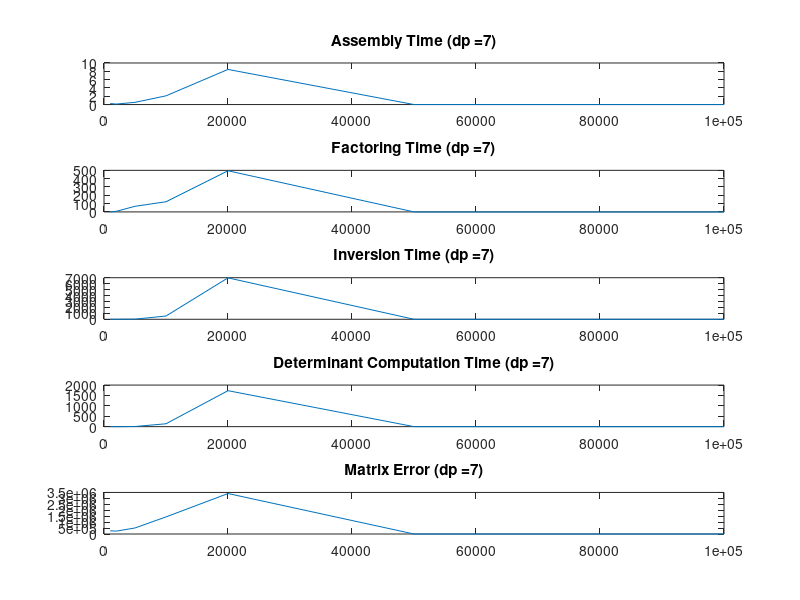
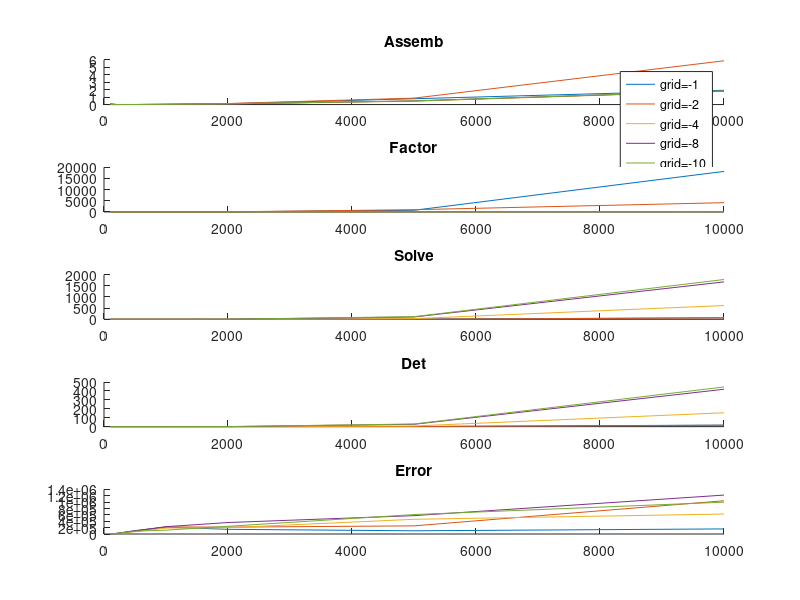

These figures' MATLAB source, in order:
% First code to be used to visualize the trends for the base "general" file
% with no grid to it.

load tstore_general_d10.mat;

figure(1)
for i = 1:length(vars)
      subplot(length(vars),1,i);
      plot(n,table(:,i));
      t = strcat(vars(i),' (dp = ', num2str(length(n)),')');
      title(t);
end

% consider the trends in fraction by table-features.

load gstore_minclustersize_d0.mat;

figure(2)
subplot(5,1,1)
title('Assemb')
for f_i = 1:length(table_store)
    hold on
    plot(n, table_store{f_i}.assemb)
    hold off
end
l = cellstr(num2str(grid', 'grid=-%d'));
legend(l);

subplot(5,1,2)
title('Factor')
for f_i = 1:length(table_store)
    hold on
    plot(n, table_store{f_i}.factor)
    hold off
end

subplot(5,1,3)
title('Solve')
for f_i = 1:length(table_store)
    hold on
    plot(n, table_store{f_i}.solve)
    hold off
end

subplot(5,1,4)
title('Det')
for f_i = 1:length(table_store)
    hold on
    plot(n, table_store{f_i}.det)
    hold off
end

subplot(5,1,5)
title('Error')
for f_i = 1:length(table_store)
    hold on
    plot(n, table_store{f_i}.error)
    hold off
end
